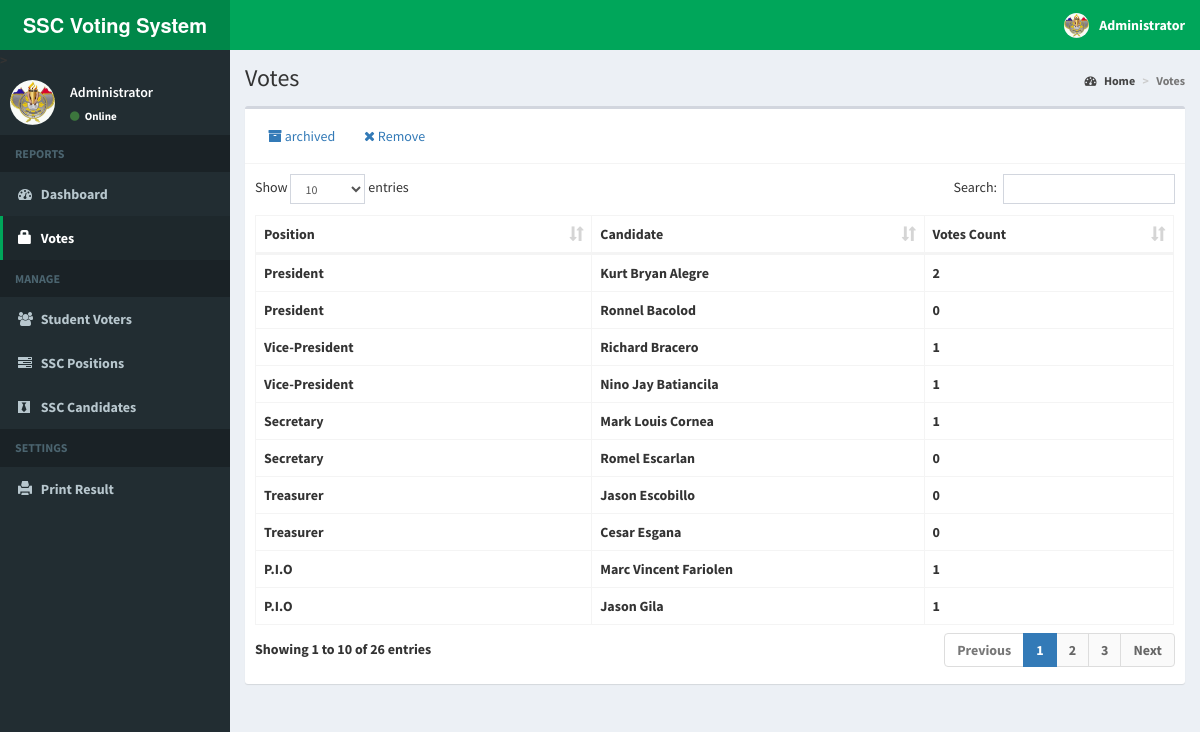
Screenshot of /admin/votes.php (signed in) with the database file from the repository.
### tables this page shows
CREATE TABLE `candidates` (
  `id` int(11) NOT NULL,
  `position_id` int(11) NOT NULL,
  `firstname` varchar(30) NOT NULL,
  `lastname` varchar(30) NOT NULL,
  `photo` varchar(150) NOT NULL,
  `platform` text NOT NULL,
  `course` varchar(60) NOT NULL
);

CREATE TABLE `positions` (
  `id` int(11) NOT NULL,
  `description` varchar(50) NOT NULL,
  `max_vote` int(11) NOT NULL,
  `priority` int(11) NOT NULL
);

CREATE TABLE `votes` (
  `id` int(60) NOT NULL,
  `voters_id` int(11) NOT NULL,
  `candidate_id` int(11) NOT NULL,
  `position_id` int(11) NOT NULL,
  `stat` int(11) NOT NULL
);

### admin/includes/session.php (called while the page is built, shortened)
<?php
	include 'includes/conn.php';
	$sql = "SELECT * FROM admin WHERE id = '".$_SESSION['admin']."'";
	$query = $conn->query($sql);
	$user = $query->fetch_assoc();
?>

### admin/votes.php (the view, shortened to what this page needs)
<?php include 'includes/session.php'; ?>
<?php include 'includes/header.php'; ?>
<body class="hold-transition skin-green sidebar-mini">
<div class="wrapper">
  <?php include 'includes/navbar.php'; ?>
  <?php include 'includes/menubar.php'; ?>
  <div class="content-wrapper">
    <section class="content-header">
      <h1>
        Votes
      </h1>
      <ol class="breadcrumb">
        <li><a href="home.php"><i class="fa fa-dashboard"></i> Home</a></li>
        <li class="active">Votes</li>
      </ol>
    </section>
    <section class="content">
      <div class="row">
        <div class="col-xs-12">
          <div class="box">
            <div class="box-header with-border">
               <a href="archive.php" class="btn"><i class="fa fa-archive"></i> archived</a>
               <a href="#reset" data-toggle="modal" class="btn"><i class="fa fa-close"></i> Remove</a>
            </div>
            <div class="box-body">
              <table id="example1" class="table table-bordered">
                <thead>
                  <th>Position</th>
                  <th>Candidate</th>
                  <th>Votes Count</th>
                </thead>
                <tbody>
                  <?php
                  $sql = "SELECT * FROM votes WHERE stat = 0";
                   $query = $conn->query($sql);
                   while($row = $query->fetch_assoc()){
                   $sql = "SELECT * FROM positions";
                   $query = $conn->query($sql);
                   while($row = $query->fetch_assoc()){
                   $id = $row['id'];
                   $sql = "SELECT * FROM candidates WHERE position_id = '$id'";
                   $cquery = $conn->query($sql);
                  while($crow = $cquery->fetch_assoc()){
                  $sql = "SELECT * FROM votes WHERE candidate_id = '".$crow['id']."'";
                  $vquery = $conn->query($sql);
                   $votes = $vquery->num_rows;
                      echo "
                        <tr>
                          <td class='hidden'></td>
                          <td>".$row['description']."</td>
                          <td>".$crow['firstname'].' '.$crow['lastname']."</td>
                          <td>".$votes."</td>
                        </tr>
                      ";
                    }
                  }
              }
                  ?>
                </tbody>
              </table>
            </div>
          </div>
        </div>
      </div>
    </section>
  </div>
</div>
</body>
</html>

### admin/includes/navbar.php (shortened to what this page needs)
<header class="main-header">
  <a href="home.php" class="logo">
    <span class="logo-lg"><b>SSC Voting System </span>
  </a>
  <nav class="navbar navbar-static-top">
    <div class="navbar-custom-menu">
      <ul class="nav navbar-nav">
        <li class="dropdown user user-menu">
          <a href="#" class="dropdown-toggle" data-toggle="dropdown">
            <img src="<?php echo (!empty($user['photo'])) ? '../images/'.$user['photo'] : '../images/profile.jpg'; ?>" class="user-image" alt="User Image">
            <span class="hidden-xs"><?php echo $user['firstname'].' '.$user['lastname']; ?></span>
          </a>
        </li>
      </ul>
    </div>
  </nav>
</header>

### admin/includes/menubar.php (shortened to what this page needs)
<aside class="main-sidebar"id="nav">>
  <section class="sidebar">
    <div class="user-panel" >
      <div class="pull-left image">
        <img src="<?php echo (!empty($user['photo'])) ? '../images/'.$user['photo'] : '../images/profile.jpg'; ?>" class="img-circle" alt="User Image">
      </div>
      <div class="pull-left info">
        <p><?php echo $user['firstname'].' '.$user['lastname']; ?></p>
        <a><i class="fa fa-circle text-success"></i> Online</a>
      </div>
    </div>
    <ul class="sidebar-menu" data-widget="tree">
      <li class="header">REPORTS</li>
      <li class=""><a href="home.php"><i class="fa fa-dashboard"></i> <span>Dashboard</span></a></li>
      <li class=""><a href="votes.php"><span class="glyphicon glyphicon-lock"></span> <span>Votes</span></a></li>
      <li class="header">MANAGE</li>
      <li class=""><a href="voters.php"><i class="fa fa-users"></i> <span>Student Voters</span></a></li>
      <li class=""><a href="positions.php"><i class="fa fa-tasks"></i> <span>SSC Positions</span></a></li>
      <li class=""><a href="candidates.php"><i class="fa fa-black-tie"></i> <span>SSC Candidates</span></a></li>
      <li class="header">SETTINGS</li>
      <li class="" > <a href="print.php"><span class="glyphicon glyphicon-print"></span> Print Result</a></span></li>
    </ul>
  </section>
</aside>

### rows the page displays
votes: stat "0"
candidates: position.description "President", firstname "Kurt Bryan Alegre", votes "2"
candidates: position.description "President", firstname "Ronnel Bacolod"
candidates: position.description "Vice-President", firstname "Richard Bracero", votes "1"
candidates: position.description "Vice-President", firstname "Nino Jay Batiancila", votes "1"
candidates: position.description "Secretary", firstname "Mark Louis Cornea", votes "1"
candidates: position.description "Secretary", firstname "Romel Escarlan"
candidates: position.description "Treasurer", firstname "Jason Escobillo"
candidates: position.description "Treasurer", firstname "Cesar Esgana"
candidates: position.description "P.I.O", firstname "Marc Vincent Fariolen", votes "1"
candidates: position.description "P.I.O", firstname "Jason Gila", votes "1"

### other values shown
$user['firstname'] "Administrator"
